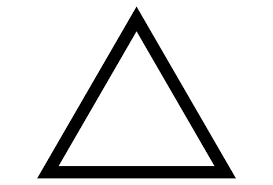
#> input picture api/modelsML/triangles_images/trianguloML.png, 273 x 185 px
$ python triangle_modell.py
#> lines starting #> are read from the running program, lines starting #| are printed output that depends on the picture; after the words box and inside, x2 and y2 are one past the last pixel; in counts of white or black regions, pixels touching at a corner belong together
import os
import joblib
from sklearn.neural_network import MLPClassifier
import cv2
import numpy as np


# Caminho absoluto para a pasta com as imagens de triângulos
base_path = os.path.dirname(os.path.realpath(__file__))  # Obtém o caminho do script atual

# Corrigir a criação do caminho para a pasta de imagens
image_folder = os.path.join(base_path, 'triangles_images')  # Não adicionar 'modelsML' duas vezes

# Para a imagem de teste
new_image_path = os.path.join(base_path, 'triangles_images', 'trianguloML.png')


class TriangleModel:
    def __init__(self):
        base_dir = os.path.dirname(__file__)
        self.model_path = os.path.join(base_dir, 'triangle_model.pkl')
        self.model = MLPClassifier(hidden_layer_sizes=(50,))

    def train(self, X, y):
        self.model.fit(X, y)
        self.save()

    def save(self):
        joblib.dump(self.model, self.model_path)

    def load(self):
        if os.path.exists(self.model_path):
            self.model = joblib.load(self.model_path)
        else:
            raise FileNotFoundError(f"Modelo não encontrado em {self.model_path}")

    def predict(self, X):
        return self.model.predict(X)


# Função para extrair características de imagens
def extract_features(image_path):
    image = cv2.imread(image_path)
#> image is the input picture: shape (185, 273, 3); min 0, max 255, mean 221.8

    if image is None:
        raise ValueError(f"Erro ao carregar a imagem: {image_path}")

    # Redimensionar a imagem
    image = cv2.resize(image, (420, 620))
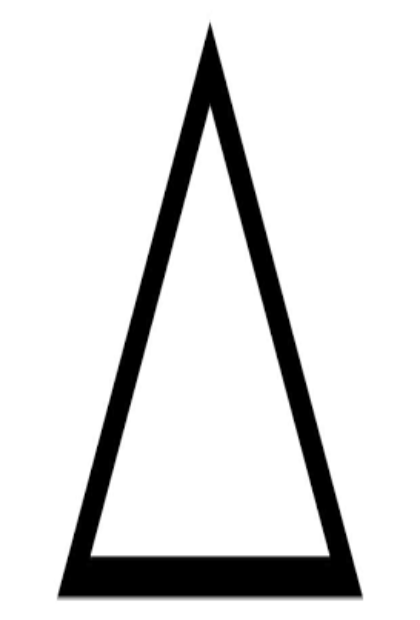
#> image: shape (620, 420, 3); min 0, max 255, mean 221.8

    # Converter para escala de cinza
    gray = cv2.cvtColor(image, cv2.COLOR_BGR2GRAY)

    # Binaria a imagem
    _, thresh = cv2.threshold(gray, 127, 255, cv2.THRESH_BINARY)
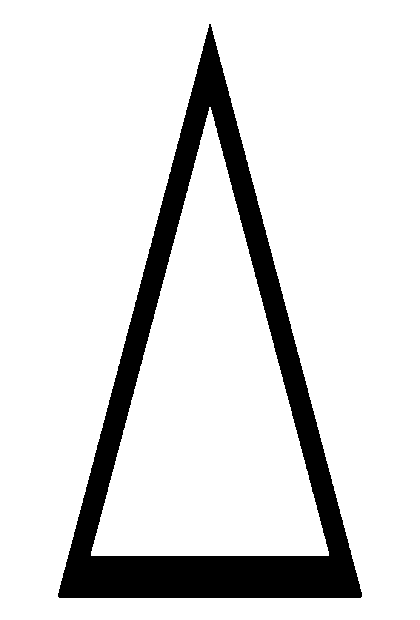
#> thresh: shape (620, 420); 86.9% white; 1 black region, box (x1, y1, x2, y2) and area: (58, 24, 362, 598) 34067

    contours, _ = cv2.findContours(thresh, cv2.RETR_EXTERNAL, cv2.CHAIN_APPROX_SIMPLE)
#> contours = [[[0, 0], [0, 619], [419, 619], [419, 0]]]

    features = []
    for contour in contours:
        hull = cv2.convexHull(contour)
        perimeter = cv2.arcLength(hull, True)  # Perímetro
        area = cv2.contourArea(hull)  # Área

        epsilon = 0.02 * perimeter
        approx = cv2.approxPolyDP(hull, epsilon, True)

        # Número de vértices
        num_vertices = len(approx)

        # Adicionar as características
        features.append([area, perimeter, num_vertices])
#> this loop made 1 pass
#> (contour, perimeter, area, epsilon, approx, num_vertices) on pass 1: ([[0, 0], [0, 619], [419, 619], [419, 0]], 2076, 259361, 41.52, [[419, 0], [419, 619], [0, 619], [0, 0]], 4)
#> after the loop, features = [[259361, 2076, 4]]

    # Se não encontrar contornos, retornar vazio
    if len(features) == 0:
        return []

    # Retorna apenas o primeiro conjunto de características para cada imagem
    return features[0]


# Função para treinar o modelo com imagens reais de triângulos
def train_model_with_images(image_folder):
    X = []
    y = []

    # Verifica se o diretório de imagens existe
    if not os.path.exists(image_folder):
        raise FileNotFoundError(f"O diretório {image_folder} não foi encontrado")

    for image_name in os.listdir(image_folder):
        image_path = os.path.join(image_folder, image_name)

        # Extrai as características da imagem
        features = extract_features(image_path)
#> features = [259361, 2076, 4]

        # Se a imagem tiver características extraídas, adicione ao conjunto de dados
        if features:
            X.append(features)  # Adiciona o vetor de características
            y.append(0)  # Rótulo "0" para triângulo

    # Converte X e y para arrays do numpy
    X = np.array(X)
#> X = [[259361, 2076, 4]]
    y = np.array(y)

    # Criar e treinar o modelo
    model = TriangleModel()
    model.train(X, y)
    return model


# Função para usar o modelo treinado e prever uma nova imagem
def predict_shape(image_path, model):
    new_features = extract_features(image_path)
#> the loop in extract_features (call 2), `for contour in contours:` made 1 pass
#> new_features = [259361, 2076, 4]

    if len(new_features) == 0:
        print(f"Não foi possível extrair características da imagem: {image_path}")
        return

    # O modelo espera uma lista de características
    prediction = model.predict([new_features])  # Passa uma lista de características
#> prediction = [0]
    print("Previsão da forma:", "Triângulo" if prediction[0] == 0 else "Desconhecido")
#| Previsão da forma: Triângulo


# Função principal para executar
if __name__ == "__main__":


    # Treinar o modelo com imagens de triângulos
    model = train_model_with_images(image_folder)

    # Testar com uma nova imagem (garanta que a imagem está no mesmo diretório do script)

    predict_shape(new_image_path, model)  # Prever a forma com a imagem
